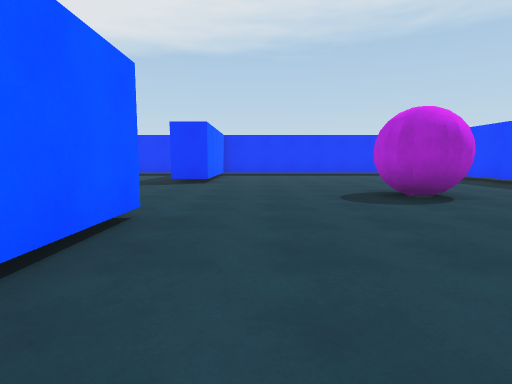
[1] (above)

24 first-person views from a walk through a scene from a Unity 3-D project. The camera is 1.2 m above the floor, tilts 6° down and sees 80° across. The floor is counted in squares, 2 m on a side. Each view is taken from the middle of a square. On the plan, view 1 faces up. The plan holds only what a view shows up to about 9 squares ahead; the rest is blank. Some animated figures are left out. Surface patterns are stand-ins for the level's own textures.

[2]
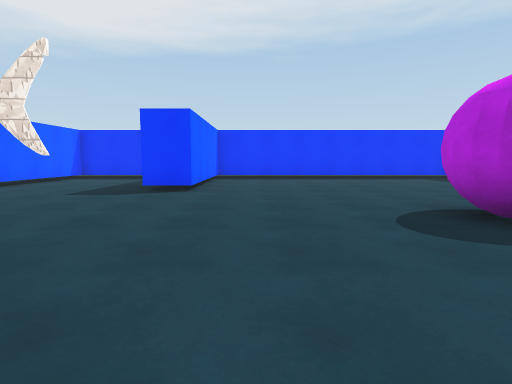

[3]
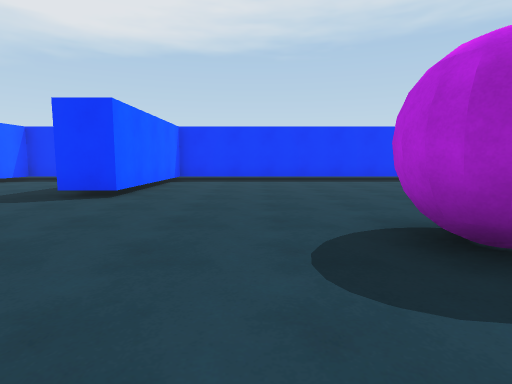

[4]
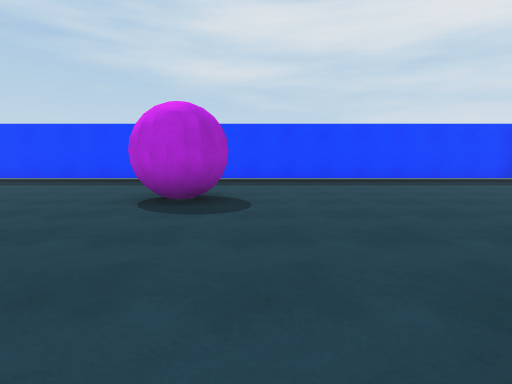

[5]
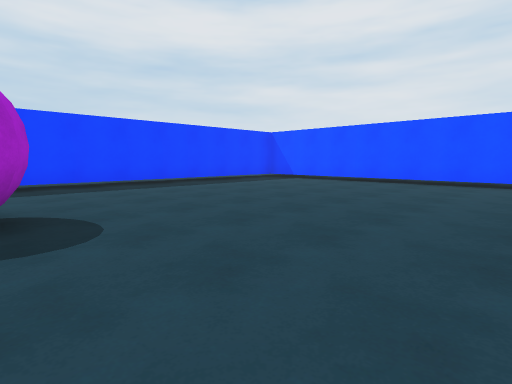

[6]
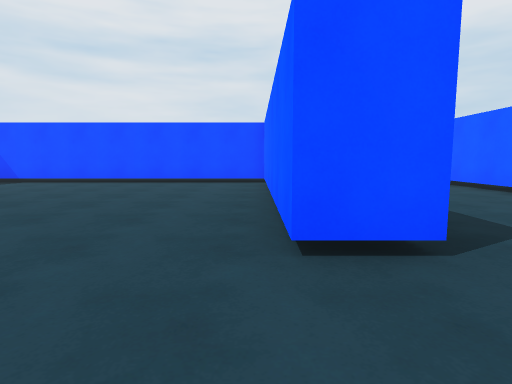

[7]
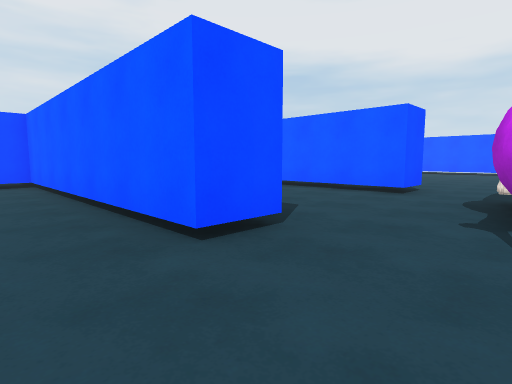

[8]
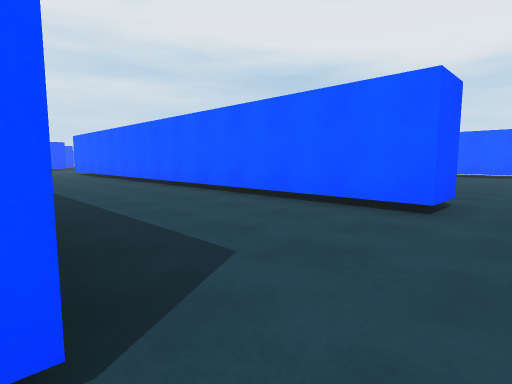

[9]
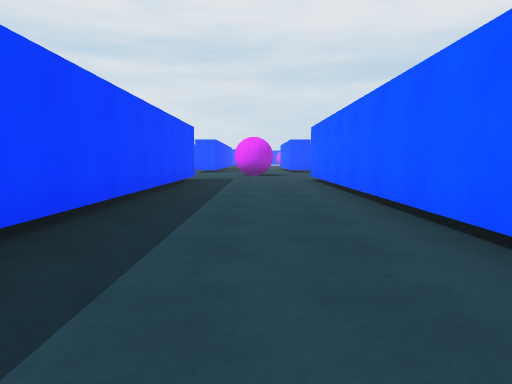

[10]
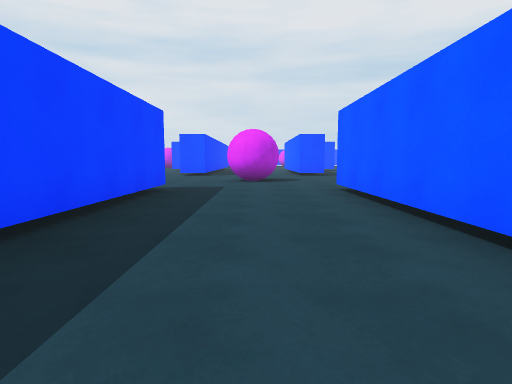

[11]
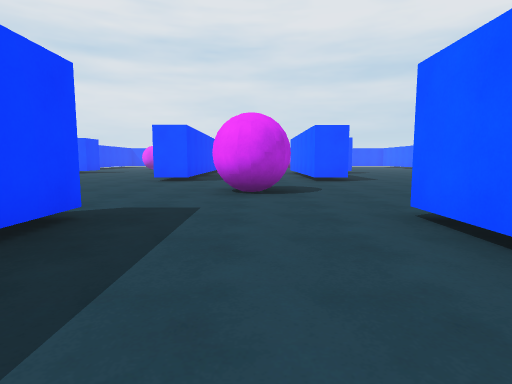

[12]
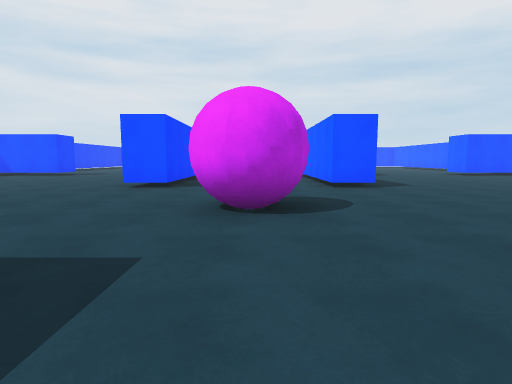

[13]
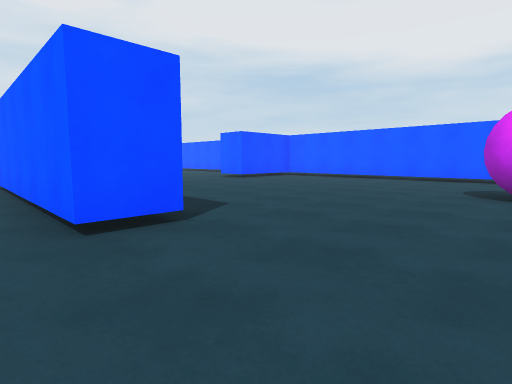

[14]
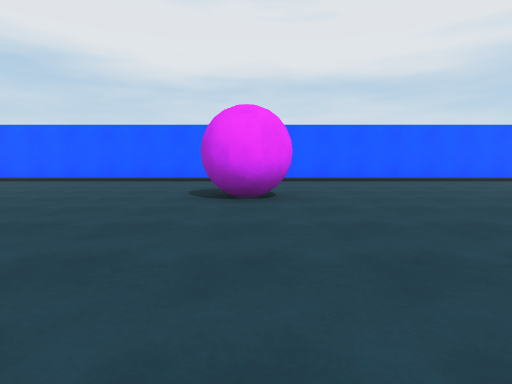

[15]
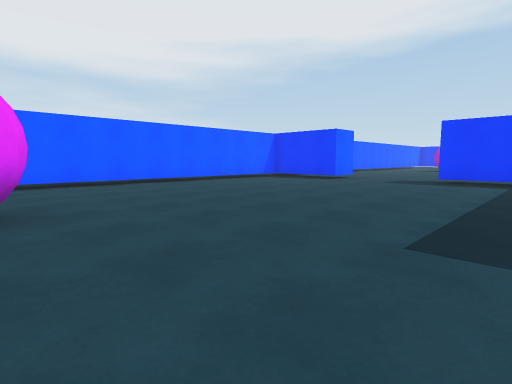

[16]
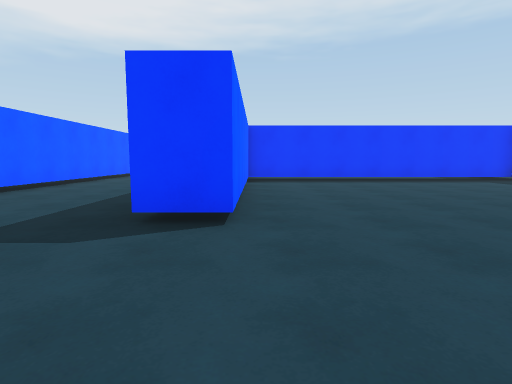

[17]
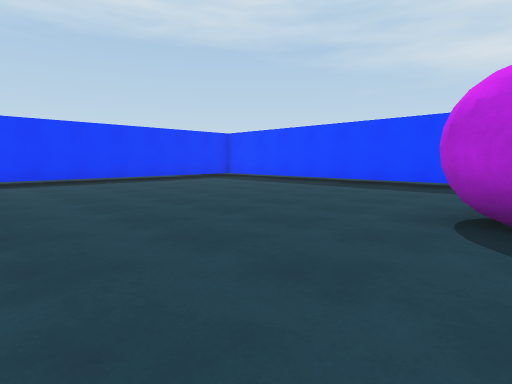

[18]
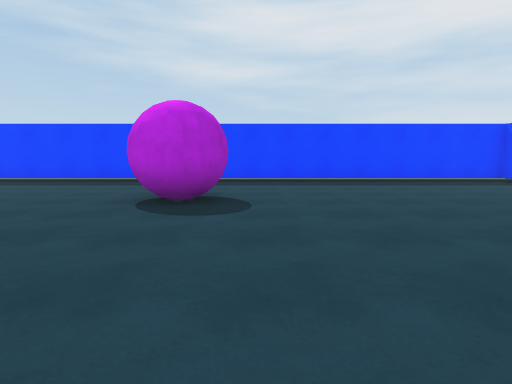

[19]
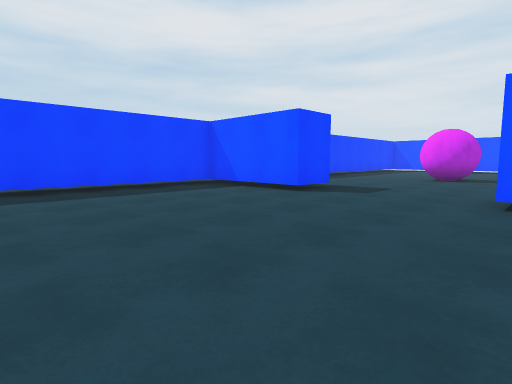

[20]
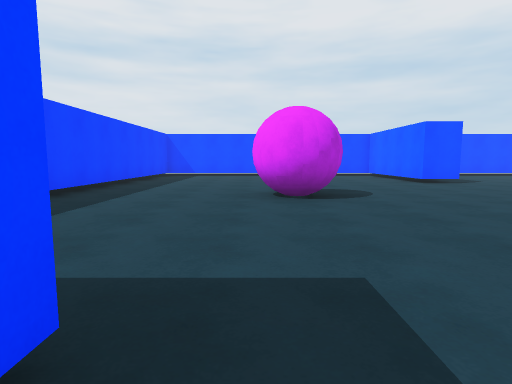

[21]
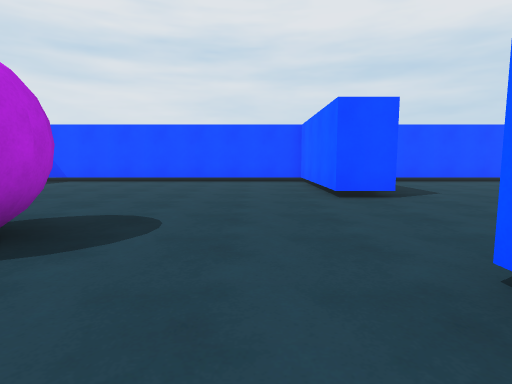

[22]
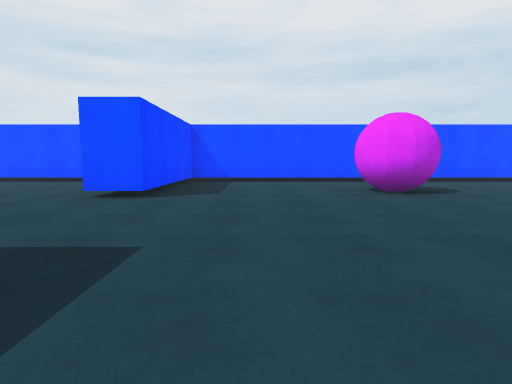

[23]
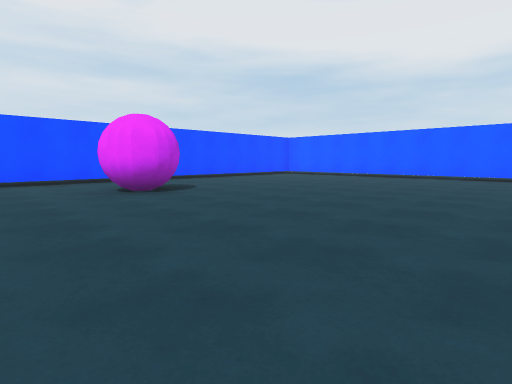

[24]
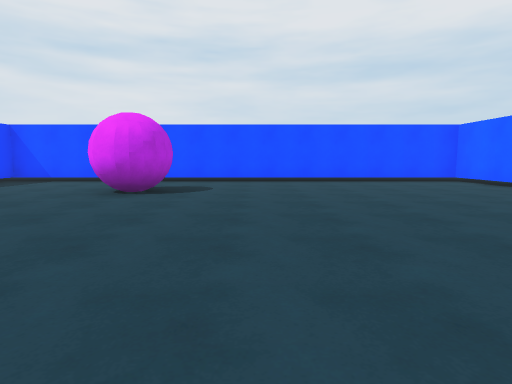

### Floor plan
Key: @ floor where view 1 was taken; # wall or solid block; x gap in a wall; . floor.
Columns run from 15 left of view 1 to 7 right of it. Each row starts with its distance up from view 1.
 12          ##  ########
 11          #.. #........#
 10          #...#........#
  9          #...#........#
  8           ...#........#
  7            ...........#
  6            .......... #
  5           ##x.....#...#
  4     ..................#
  3    ......#...#........#
  2    .... .#...#........#
  1         .#...#........#
  0         .#...#.@......#
 -1          #...#........#
 -2          #...#........#
 -3       .. #...##########
 -4      .####...#########
 -5     .... #...#........
 -6 #. ..... #...#.......
 -7 #....... #...#........#
 -8 #........#...#........#
 -9 #........#...#........#
-10 #........#...#........#
-11 #.....................#
-12 #.....................#
-13 #  .#......#.....##...#
-14 #.....................#
-15 #.......... ..........#
-16 #........#. .#........#
-17 #........#.  #........#
-18 #....... #.  # .......#
-19 #.. ...  #     .......#
-20 #.   ..  #     .......#
-21                #...####
-22                 ....
-23                 .....
-24       ......   ......
-25 #............#........
-26 #................##...#
-27   ....................#
-28   ....................#
-29   ...........#........#
-30  .......##...#........#
-31 #............#.......
-32 #............#.......
-33 ######################

Positions as (right, up) in squares from view 1, and headings:
1: (0, 0), facing up
2: (0, 2), facing up
3: (1, 3), facing up
4: (-2, 4), facing right
5: (-1, 5), facing down-right
6: (-1, 5), facing down
7: (0, 5), facing down-left
8: (-2, 4), facing down-left
9: (-4, -1), facing down
10: (-4, -4), facing down
11: (-4, -7), facing down
12: (-4, -9), facing down
13: (-5, -13), facing down-left
14: (-6, -13), facing left
15: (-7, -13), facing up-left
16: (-1, -13), facing up
17: (-1, -13), facing up-right
18: (-2, -14), facing right
19: (0, -16), facing down-right
20: (3, -21), facing down
21: (0, -24), facing down
22: (-4, -24), facing down
23: (-4, -24), facing down-left
24: (-9, -24), facing down
